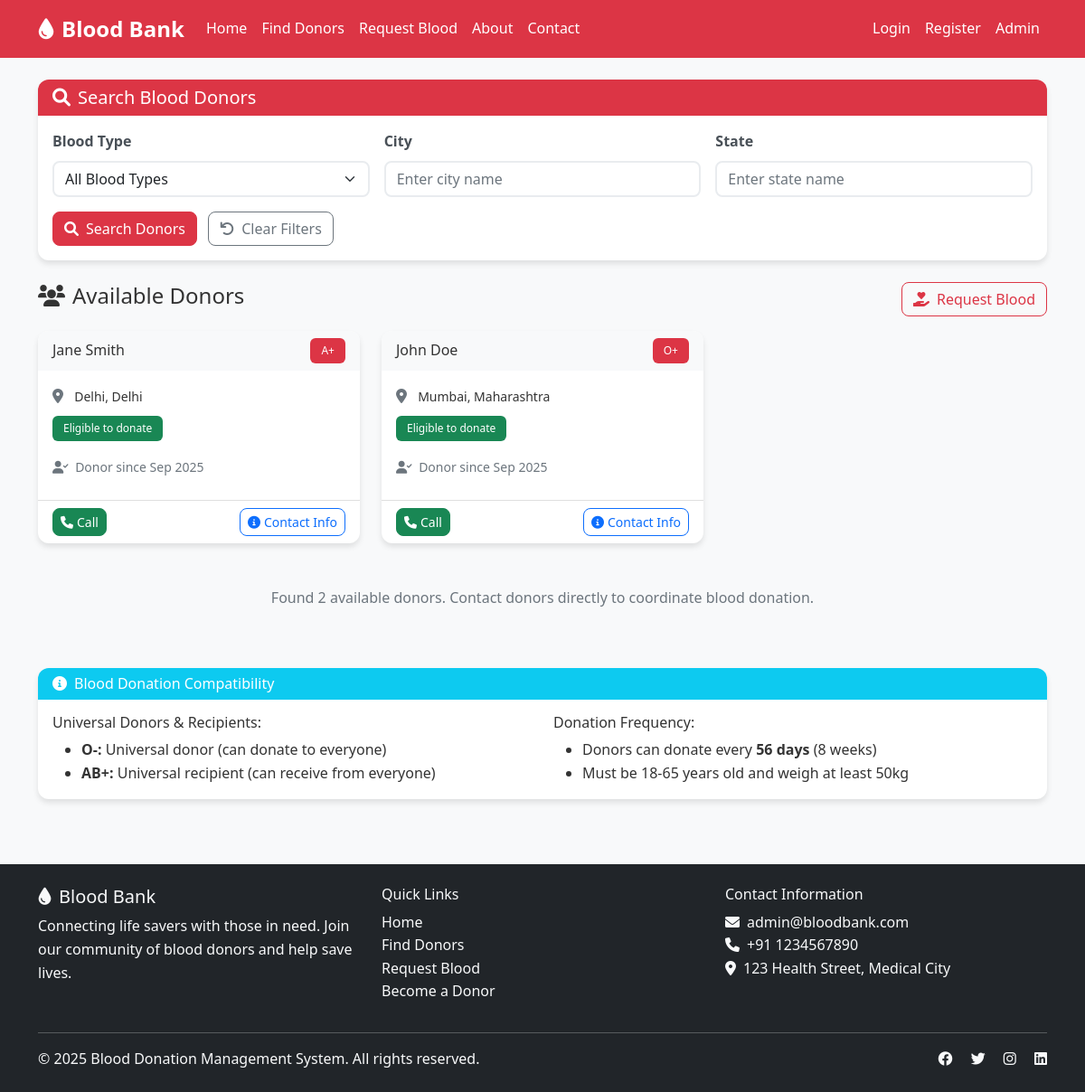
The app's page /search_donors.php with its own data.
### tables this page shows
CREATE TABLE users (
    id INT AUTO_INCREMENT PRIMARY KEY,
    username VARCHAR(50) UNIQUE NOT NULL,
    email VARCHAR(100) UNIQUE NOT NULL,
    password VARCHAR(255) NOT NULL,
    full_name VARCHAR(100) NOT NULL,
    phone VARCHAR(15) NOT NULL,
    blood_type ENUM('A+', 'A-', 'B+', 'B-', 'AB+', 'AB-', 'O+', 'O-') NOT NULL,
    date_of_birth DATE NOT NULL,
    gender ENUM('Male', 'Female', 'Other') NOT NULL,
    weight DECIMAL(5,2) NOT NULL,
    medical_conditions TEXT DEFAULT NULL,
    address TEXT NOT NULL,
    city VARCHAR(100) NOT NULL,
    state VARCHAR(100) NOT NULL,
    pincode VARCHAR(10) NOT NULL,
    is_verified BOOLEAN DEFAULT FALSE,
    is_available BOOLEAN DEFAULT TRUE,
    last_donation_date DATE DEFAULT NULL,
    profile_image VARCHAR(255) DEFAULT NULL,
    created_at TIMESTAMP DEFAULT CURRENT_TIMESTAMP,
    updated_at TIMESTAMP DEFAULT CURRENT_TIMESTAMP ON UPDATE CURRENT_TIMESTAMP
);

### includes/config.php (called while the page is built, shortened)
<?php
class Database {
    private $host = DB_HOST;
    private $user = DB_USER;
    private $pass = DB_PASS;
    private $dbname = DB_NAME;
    private $dbh;
    public function __construct() {
        $dsn = 'mysql:host=' . $this->host . ';dbname=' . $this->dbname . ';charset=utf8mb4';
        $options = [
            PDO::ATTR_PERSISTENT => true,
            PDO::ATTR_ERRMODE => PDO::ERRMODE_EXCEPTION,
            PDO::ATTR_DEFAULT_FETCH_MODE => PDO::FETCH_ASSOC,
            PDO::ATTR_EMULATE_PREPARES => false,
        ];
        try {
            $this->dbh = new PDO($dsn, $this->user, $this->pass, $options);
        } catch (PDOException $e) {
            $this->error = $e->getMessage();
            die('Database connection failed: ' . $this->error);
        }
    }
    public function query($query) {
        $this->stmt = $this->dbh->prepare($query);
    }
    public function execute() {
        return $this->stmt->execute();
    }
    public function resultset() {
        $this->execute();
        return $this->stmt->fetchAll();
    }
}
function formatDate($date, $format = 'Y-m-d') {
    return date($format, strtotime($date));
}
$db = new Database();
?>

### search_donors.php (the view, shortened to what this page needs)
<?php
require_once 'includes/config.php';
$city = isset($_GET['city']) ? sanitize($_GET['city']) : '';
$state = isset($_GET['state']) ? sanitize($_GET['state']) : '';
$where_conditions = ["is_verified = 1", "is_available = 1"];
$where_clause = implode(' AND ', $where_conditions);
$db->query("SELECT id, username, full_name, blood_type, city, state, phone, last_donation_date, created_at
           FROM users
           WHERE $where_clause
           ORDER BY city, created_at DESC");
$donors = $db->resultset();
include 'includes/header.php';
?>
<div class="container py-4">
    <div class="card mb-4">
        <div class="card-header bg-danger text-white">
            <h5 class="mb-0"><i class="fas fa-search me-2"></i>Search Blood Donors</h5>
        </div>
        <div class="card-body">
            <form method="GET" class="row g-3">
                <div class="col-md-4">
                    <label for="blood_type" class="form-label">Blood Type</label>
                    <select class="form-select" id="blood_type" name="blood_type">
                        <option value="">All Blood Types</option>
                    </select>
                </div>
                <div class="col-md-4">
                    <label for="city" class="form-label">City</label>
                    <input type="text" class="form-control" id="city" name="city"
                           value="<?php echo htmlspecialchars($city); ?>"
                           placeholder="Enter city name">
                </div>
                <div class="col-md-4">
                    <label for="state" class="form-label">State</label>
                    <input type="text" class="form-control" id="state" name="state"
                           value="<?php echo htmlspecialchars($state); ?>"
                           placeholder="Enter state name">
                </div>
                <div class="col-12">
                    <button type="submit" class="btn btn-danger">
                        <i class="fas fa-search me-2"></i>Search Donors
                    </button>
                    <a href="search_donors.php" class="btn btn-outline-secondary ms-2">
                        <i class="fas fa-undo me-2"></i>Clear Filters
                    </a>
                </div>
            </form>
        </div>
    </div>
    <div class="row">
        <div class="col-12">
            <div class="d-flex justify-content-between align-items-center mb-3">
                <h4>
                    <i class="fas fa-users me-2"></i>Available Donors
                </h4>
                <a href="request_blood.php" class="btn btn-outline-danger">
                    <i class="fas fa-hand-holding-heart me-2"></i>Request Blood
                </a>
            </div>
            <?php if (empty($donors)): ?>
                <div class="card">
                    <div class="card-body text-center py-5">
                        <i class="fas fa-user-friends text-muted mb-3" style="font-size: 4rem;"></i>
                        <h5 class="text-muted">No Donors Found</h5>
                        <p class="text-muted">No verified donors match your search criteria. Try adjusting your filters or check back later.</p>
                        <div class="mt-3">
                            <a href="search_donors.php" class="btn btn-danger me-2">Search All Donors</a>
                            <a href="request_blood.php" class="btn btn-outline-primary">Post Blood Request</a>
                        </div>
                    </div>
                </div>
            <?php else: ?>
                <div class="row">
                    <?php foreach ($donors as $donor): ?>
                        <div class="col-md-6 col-lg-4 mb-4">
                            <div class="card h-100">
                                <div class="card-header bg-light">
                                    <div class="d-flex justify-content-between align-items-center">
                                        <h6 class="mb-0"><?php echo htmlspecialchars($donor['full_name']); ?></h6>
                                        <span class="badge bg-danger"><?php echo $donor['blood_type']; ?></span>
                                    </div>
                                </div>
                                <div class="card-body">
                                    <div class="mb-2">
                                        <i class="fas fa-map-marker-alt text-muted me-2"></i>
                                        <small><?php echo htmlspecialchars($donor['city'] . ', ' . $donor['state']); ?></small>
                                    </div>
                                    <?php if ($donor['last_donation_date']): ?>
                                        <?php
                                        $last_donation = strtotime($donor['last_donation_date']);
                                        $next_eligible = strtotime($donor['last_donation_date'] . ' + 56 days');
                                        $is_eligible = $next_eligible <= time();
                                        ?>
                                        <div class="mb-2">
                                            <i class="fas fa-calendar text-muted me-2"></i>
                                            <small>Last donated: <?php echo formatDate($donor['last_donation_date'], 'd M Y'); ?></small>
                                        </div>
                                        <div class="mb-3">
                                            <span class="badge bg-<?php echo $is_eligible ? 'success' : 'warning'; ?>">
                                                <?php echo $is_eligible ? 'Eligible to donate' : 'Next eligible: ' . date('d M Y', $next_eligible); ?>
                                            </span>
                                        </div>
                                    <?php else: ?>
                                        <div class="mb-3">
                                            <span class="badge bg-success">Eligible to donate</span>
                                        </div>
                                    <?php endif; ?>
                                    <div class="mb-2">
                                        <small class="text-muted">
                                            <i class="fas fa-user-check me-1"></i>
                                            Donor since <?php echo formatDate($donor['created_at'], 'M Y'); ?>
                                        </small>
                                    </div>
                                </div>
                                <div class="card-footer bg-transparent">
                                    <div class="d-flex justify-content-between align-items-center">
                                        <a href="tel:<?php echo $donor['phone']; ?>" class="btn btn-sm btn-success">
                                            <i class="fas fa-phone me-1"></i>Call
                                        </a>
                                        <button class="btn btn-sm btn-outline-primary" onclick="showDonorContact('<?php echo htmlspecialchars($donor['full_name']); ?>', '<?php echo $donor['phone']; ?>')">
                                            <i class="fas fa-info-circle me-1"></i>Contact Info
                                        </button>
                                    </div>
                                </div>
                            </div>
                        </div>
                    <?php endforeach; ?>
                </div>
                <div class="text-center mt-4">
                    <p class="text-muted">
                        Found <?php echo count($donors); ?> available donors.
                        Contact donors directly to coordinate blood donation.
                    </p>
                </div>
            <?php endif; ?>
        </div>
    </div>
    <div class="row mt-5">
        <div class="col-12">
            <div class="card">
                <div class="card-header bg-info text-white">
                    <h6 class="mb-0"><i class="fas fa-info-circle me-2"></i>Blood Donation Compatibility</h6>
                </div>
                <div class="card-body">
                    <div class="row">
                        <div class="col-md-6">
                            <h6>Universal Donors & Recipients:</h6>
                            <ul class="mb-0">
                                <li><strong>O-:</strong> Universal donor (can donate to everyone)</li>
                                <li><strong>AB+:</strong> Universal recipient (can receive from everyone)</li>
                            </ul>
                        </div>
                        <div class="col-md-6">
                            <h6>Donation Frequency:</h6>
                            <ul class="mb-0">
                                <li>Donors can donate every <strong>56 days</strong> (8 weeks)</li>
                                <li>Must be 18-65 years old and weigh at least 50kg</li>
                            </ul>
                        </div>
                    </div>
                </div>
            </div>
        </div>
    </div>
</div>
<?php include 'includes/footer.php'; ?>

### assets/css/style.css (style rules this page uses)
body { font-family: 'Segoe UI', Tahoma, Geneva, Verdana, sans-serif; line-height: 1.6; color: #333; background-color: #f8f9fa; }
:root { --blood-red: #dc3545; --blood-red-dark: #c82333; --blood-red-light: #f5c6cb; }
.card { border: none; border-radius: 12px; box-shadow: 0 4px 6px rgba(0, 0, 0, 0.1); transition: transform 0.3s ease, box-shadow 0.3s ease; }
.card-header { border-radius: 12px 12px 0 0 !important; border-bottom: none; font-weight: 600; }
.btn { border-radius: 8px; font-weight: 500; transition: all 0.3s ease; }
.btn-danger { background-color: var(--blood-red); border-color: var(--blood-red); }
.btn-outline-danger { color: var(--blood-red); border-color: var(--blood-red); }
.badge { font-weight: 500; padding: 0.5rem 0.75rem; border-radius: 6px; }
.badge.bg-danger { background-color: var(--blood-red) !important; }
.form-control, .form-select { border-radius: 8px; border: 2px solid #e9ecef; transition: border-color 0.3s ease, box-shadow 0.3s ease; }
.form-label { font-weight: 600; color: #495057; }

### records on screen
users: full_name "Jane Smith", blood_type "A+", city+state "Delhi, Delhi", shows "Eligible to donate", created_at "Sep 2025"
users: full_name "John Doe", blood_type "O+", city+state "Mumbai, Maharashtra", shows "Eligible to donate", created_at "Sep 2025"

### other values on screen
count($donors) "2"
ADMIN_EMAIL "admin@bloodbank.com"
